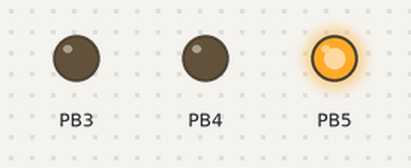
Recording of a program running on a simulated ATmega328P, built with avr-gcc and emulated at 16 MHz. Parts: output pins drawn as LEDs (lit = HIGH).

Above: at 0.5 s.
At 5.0 s:
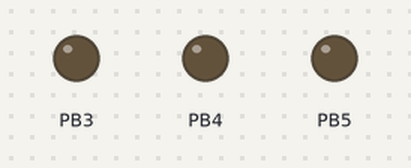
Timing chart, 0 to 6.9 s (numbered marks = the images above):
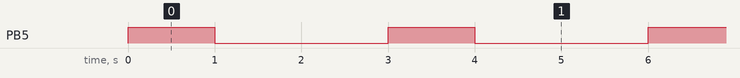

Measured:
- by itself, PB5: alternates HIGH for 1.0 s and LOW for 2.0 s

The program:

main.c
```c
/*
 * Blink.c
 *
 * Created: 4/19/2022 1:12:39 PM
 * Author : luca9
 */

#define F_CPU 16000000UL /*CPU frequency 16MHz*/
#include <avr/io.h>
#include <util/delay.h>

int main(void)
{
	//Data direction register (determines In-/Output)
	DDRB |= (1 << DDB5) | (1 << DDB4) | (1 << DDB3);
	//DDRB = 0b00000111; /* 0 = Eingang; 1 = Ausgang*/
	PORTB |= 1 << PORTB5; /*Shift bit by 5 to the left to activate pin 5 of PortB*/
    /* Replace with your application code */
    while (1)
    {
		PORTB |= 1 << PORTB5;
		_delay_ms(1000);
		PORTB=0; //turn all pins of PortB off
		_delay_ms(2000);
    }
}
```
